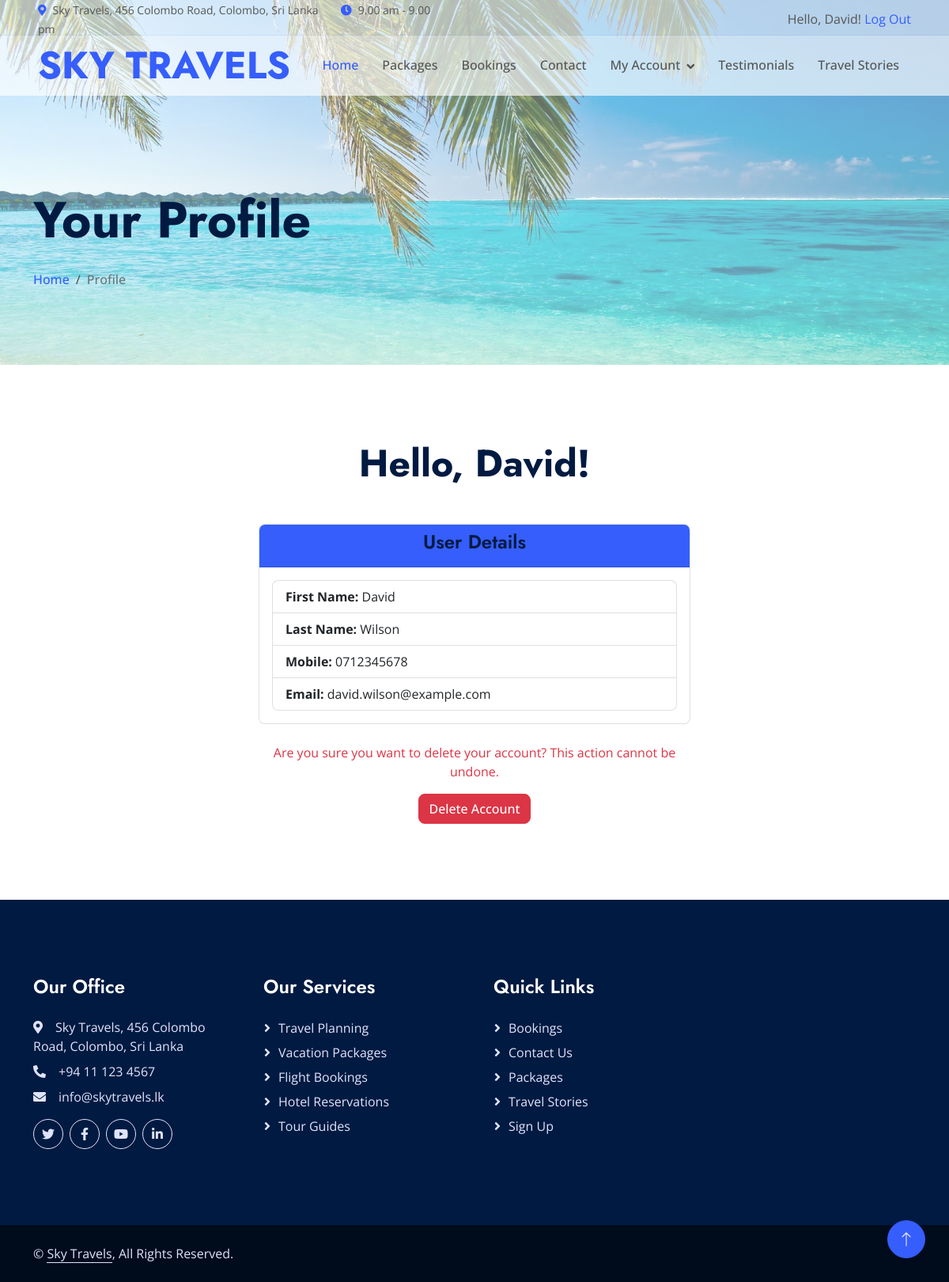
Page /profile.php (signed in) on the committed database.
### tables this page shows
CREATE TABLE `user` (
  `id` int(11) NOT NULL,
  `firstname` varchar(100) NOT NULL,
  `lastname` varchar(100) NOT NULL,
  `mobile` varchar(20) NOT NULL,
  `email` varchar(100) NOT NULL,
  `password` varchar(255) NOT NULL
);

### profile.php (the view, shortened to what this page needs)
<?php
include 'dbconn.php';
$user_id = $_SESSION['user_id'];
$sql = "SELECT * FROM user WHERE id = ?";
$stmt = $conn->prepare($sql);
$stmt->bind_param("i", $user_id);
$stmt->execute();
$result = $stmt->get_result();
$user = $result->fetch_assoc();
?>
<!DOCTYPE html>
<html lang="en">
<head>
    <link href="https://cdnjs.cloudflare.com/ajax/libs/font-awesome/5.10.0/css/all.min.css" rel="stylesheet">
    <link href="https://cdn.jsdelivr.net/npm/bootstrap-icons@1.4.1/font/bootstrap-icons.css" rel="stylesheet">
    <link href="lib/animate/animate.min.css" rel="stylesheet">
    <link href="lib/owlcarousel/assets/owl.carousel.min.css" rel="stylesheet">
    <link href="css/bootstrap.min.css" rel="stylesheet">
    <link href="css/style.css" rel="stylesheet">
</head>
<body>
    <?php require 'header.php'; ?>
    <div class="container-fluid page-header mb-5 wow fadeIn" data-wow-delay="0.1s">
        <div class="container"><br><br>
            <h1 class="display-3 mb-4 animated slideInDown">Your Profile</h1>
            <nav aria-label="breadcrumb animated slideInDown">
                <ol class="breadcrumb mb-0">
                    <li class="breadcrumb-item"><a href="index.php">Home</a></li>
                    <li class="breadcrumb-item active" aria-current="page">Profile</li>
                </ol>
            </nav>
        </div>
    </div>
    <div class="container-xxl py-5">
        <div class="container">
            <h1 class="display-5 mb-5 text-center">Hello, <?php echo $user['firstname']; ?>!</h1>
            <div class="row">
                <div class="col-md-6 mx-auto">
                    <div class="card">
                        <div class="card-header bg-primary text-white text-center">
                            <h4>User Details</h4>
                        </div>
                        <div class="card-body">
                            <ul class="list-group">
                                <li class="list-group-item"><strong>First Name:</strong> <?php echo $user['firstname']; ?></li>
                                <li class="list-group-item"><strong>Last Name:</strong> <?php echo $user['lastname']; ?></li>
                                <li class="list-group-item"><strong>Mobile:</strong> <?php echo $user['mobile']; ?></li>
                                <li class="list-group-item"><strong>Email:</strong> <?php echo $user['email']; ?></li>
                            </ul>
                        </div>
                    </div>
                    <div class="text-center mt-4">
                        <p class="text-danger">Are you sure you want to delete your account? This action cannot be undone.</p>
                        <form method="POST" action="">
                            <button type="submit" name="delete_account" class="btn btn-danger">Delete Account</button>
                        </form>
                    </div>
                </div>
            </div>
        </div>
    </div>
    <?php
require 'footer.php';
?>
</body>
</html>

### css/style.css (style rules this page uses)
:root { --primary: #355EFC; --secondary: #E93C05; --tertiary: #555555; --light: #DFE4FD; --dark: #011A41; }
h1, .h1, h2, .h2, .fw-bold { font-weight: 700 !important; }
h3, .h3, h4, .h4, .fw-medium { font-weight: 600 !important; }
.btn { transition: .5s; font-weight: 500; }
.page-header { padding-top: 12rem; padding-bottom: 6rem; background: linear-gradient(rgba(255, 255, 255, 0.4), rgba(255, 255, 255, 0.4)), url(../img/header.jfif) top left no-repeat; background-size: cover; }
.page-header .breadcrumb-item, .page-header .breadcrumb-item a { font-weight: 500; }
.page-header .breadcrumb-item+.breadcrumb-item::before { color: var(--tertiary); }

### rows in the picture
user: firstname "David", lastname "Wilson", mobile "0712345678", email "david.wilson@example.com"

### other values in the picture
$_SESSION['username'] "David"
